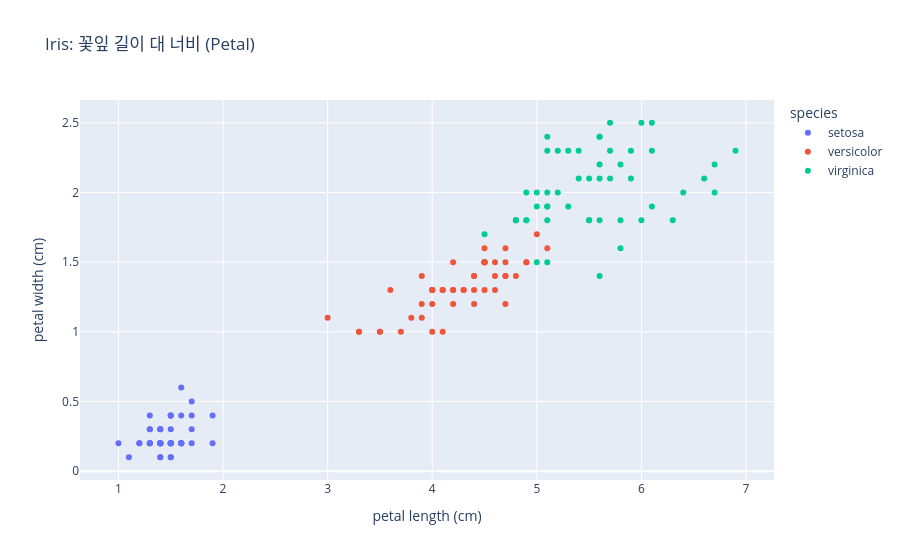

Notebook code cell kept with this figure:
### Markdown cell above
---
### 시각화 EDA

> 모델을 돌리기 전에 데이터가 어떻게 생겼는지 **눈으로** 확인하셈
> 시각화를 통해 예측 난이도를 미리 가늠하고, 어떤 알고리즘이 적합할지 판단할 수 있음

### Code cell
import plotly.express as px

fig = px.scatter(
    df,
    x="petal length (cm)",
    y="petal width (cm)",
    color="species",
    title="Iris: 꽃잎 길이 대 너비 (Petal)"
)
fig.show()

### Figure 1 — Plotly figure (JSON) as saved in the notebook; plotly's stock layout.template omitted (floating-point values rounded to 4 significant figures)
{"data": [{"hovertemplate": "species=setosa<br>petal length (cm)=%{x}<br>petal width (cm)=%{y}<extra></extra>", "legendgroup": "setosa", "marker": {"color": "#636efa", "symbol": "circle"}, "mode": "markers", "name": "setosa", "orientation": "v", "showlegend": true, "type": "scatter", "x": [1.4, 1.4, 1.3, 1.5, 1.4, 1.7, 1.4, 1.5, 1.4, 1.5, 1.5, 1.6, 1.4, 1.1, 1.2, 1.5, 1.3, 1.4, 1.7, 1.5, 1.7, 1.5, 1.0, 1.7, 1.9, 1.6, 1.6, 1.5, 1.4, 1.6, 1.6, 1.5, 1.5, 1.4, 1.5, 1.2, 1.3, 1.4, 1.3, 1.5, 1.3, 1.3, 1.3, 1.6, 1.9, 1.4, 1.6, 1.4, 1.5, 1.4], "xaxis": "x", "y": [0.2, 0.2, 0.2, 0.2, 0.2, 0.4, 0.3, 0.2, 0.2, 0.1, 0.2, 0.2, 0.1, 0.1, 0.2, 0.4, 0.4, 0.3, 0.3, 0.3, 0.2, 0.4, 0.2, 0.5, 0.2, 0.2, 0.4, 0.2, 0.2, 0.2, 0.2, 0.4, 0.1, 0.2, 0.2, 0.2, 0.2, 0.1, 0.2, 0.2, 0.3, 0.3, 0.2, 0.6, 0.4, 0.3, 0.2, 0.2, 0.2, 0.2], "yaxis": "y"}, {"hovertemplate": "species=versicolor<br>petal length (cm)=%{x}<br>petal width (cm)=%{y}<extra></extra>", "legendgroup": "versicolor", "marker": {"color": "#EF553B", "symbol": "circle"}, "mode": "markers", "name": "versicolor", "orientation": "v", "showlegend": true, "type": "scatter", "x": [4.7, 4.5, 4.9, 4.0, 4.6, 4.5, 4.7, 3.3, 4.6, 3.9, 3.5, 4.2, 4.0, 4.7, 3.6, 4.4, 4.5, 4.1, 4.5, 3.9, 4.8, 4.0, 4.9, 4.7, 4.3, 4.4, 4.8, 5.0, 4.5, 3.5, 3.8, 3.7, 3.9, 5.1, 4.5, 4.5, 4.7, 4.4, 4.1, 4.0, 4.4, 4.6, 4.0, 3.3, 4.2, 4.2, 4.2, 4.3, 3.0, 4.1], "xaxis": "x", "y": [1.4, 1.5, 1.5, 1.3, 1.5, 1.3, 1.6, 1.0, 1.3, 1.4, 1.0, 1.5, 1.0, 1.4, 1.3, 1.4, 1.5, 1.0, 1.5, 1.1, 1.8, 1.3, 1.5, 1.2, 1.3, 1.4, 1.4, 1.7, 1.5, 1.0, 1.1, 1.0, 1.2, 1.6, 1.5, 1.6, 1.5, 1.3, 1.3, 1.3, 1.2, 1.4, 1.2, 1.0, 1.3, 1.2, 1.3, 1.3, 1.1, 1.3], "yaxis": "y"}, {"hovertemplate": "species=virginica<br>petal length (cm)=%{x}<br>petal width (cm)=%{y}<extra></extra>", "legendgroup": "virginica", "marker": {"color": "#00cc96", "symbol": "circle"}, "mode": "markers", "name": "virginica", "orientation": "v", "showlegend": true, "type": "scatter", "x": [6.0, 5.1, 5.9, 5.6, 5.8, 6.6, 4.5, 6.3, 5.8, 6.1, 5.1, 5.3, 5.5, 5.0, 5.1, 5.3, 5.5, 6.7, 6.9, 5.0, 5.7, 4.9, 6.7, 4.9, 5.7, 6.0, 4.8, 4.9, 5.6, 5.8, 6.1, 6.4, 5.6, 5.1, 5.6, 6.1, 5.6, 5.5, 4.8, 5.4, 5.6, 5.1, 5.1, 5.9, 5.7, 5.2, 5.0, 5.2, 5.4, 5.1], "xaxis": "x", "y": [2.5, 1.9, 2.1, 1.8, 2.2, 2.1, 1.7, 1.8, 1.8, 2.5, 2.0, 1.9, 2.1, 2.0, 2.4, 2.3, 1.8, 2.2, 2.3, 1.5, 2.3, 2.0, 2.0, 1.8, 2.1, 1.8, 1.8, 1.8, 2.1, 1.6, 1.9, 2.0, 2.2, 1.5, 1.4, 2.3, 2.4, 1.8, 1.8, 2.1, 2.4, 2.3, 1.9, 2.3, 2.5, 2.3, 1.9, 2.0, 2.3, 1.8], "yaxis": "y"}], "layout": {"legend": {"title": {"text": "species"}, "tracegroupgap": 0}, "title": {"text": "Iris: 꽃잎 길이 대 너비 (Petal)"}, "xaxis": {"anchor": "y", "domain": [0, 1], "title": {"text": "petal length (cm)"}}, "yaxis": {"anchor": "x", "domain": [0, 1], "title": {"text": "petal width (cm)"}}}}
